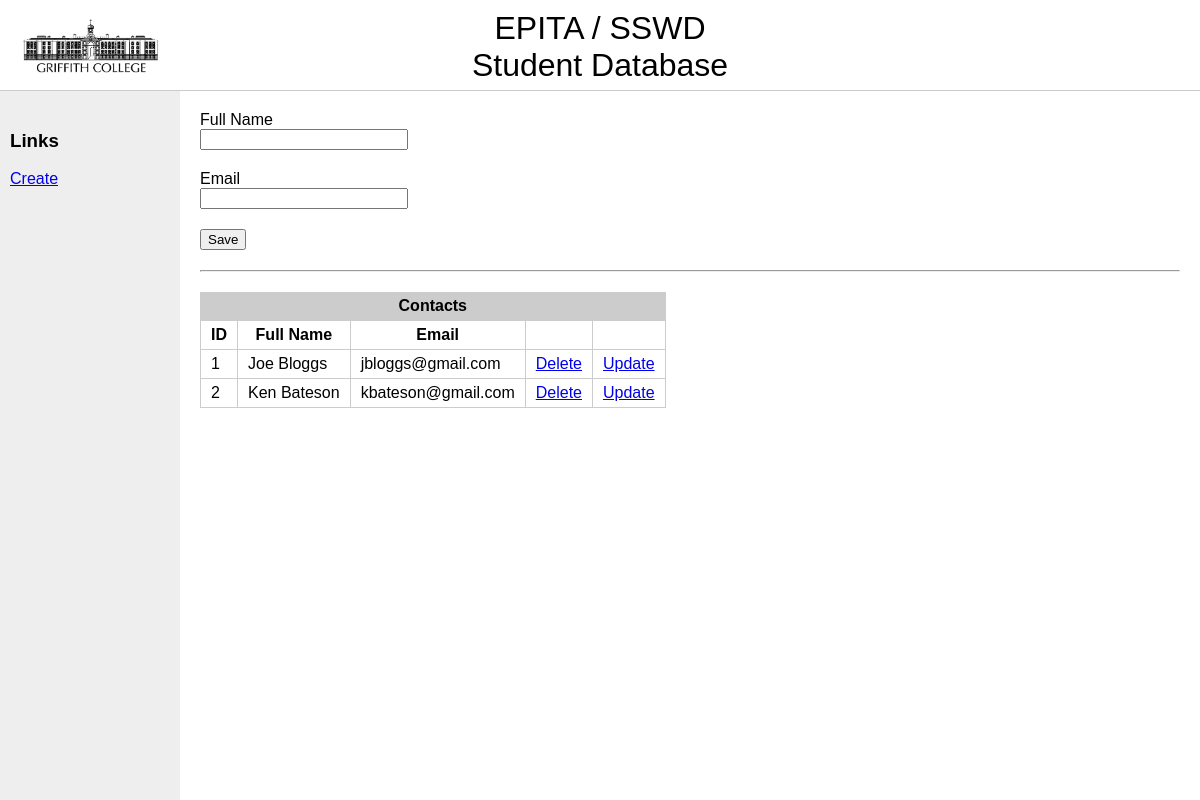
Page /xxxsample_code/collegeapp/student.php on the committed database.
### tables this page shows
CREATE TABLE IF NOT EXISTS `student` (
`id` int(7) NOT NULL,
  `fullname` varchar(50) NOT NULL,
  `email` varchar(30) NOT NULL
);

### xxxsample_code/collegeapp/inc/student_read.php (the view)
<?php
$sql = "SELECT * FROM student";
$result = mysqli_query($conn, $sql);
if ($result) {
    $num=mysqli_affected_rows($conn);
	if ($num>0) {
	   echo '<table>';
       echo '<caption>Contacts</caption>';
       echo '<thead>';
       echo '<tr>';
       echo '<th>ID</th>';
       echo '<th>Full Name</th>';
       echo '<th>Email</th>';
       echo '<th>&nbsp;</th>';
       echo '<th>&nbsp;</th>';
       echo '</thead>';
       echo '<tbody>';
	   while ($row=mysqli_fetch_array($result)) {
    	   echo '<tr>';
    	   echo '<td>'.$row["id"].'</td>';
    	   echo '<td>'.$row["fullname"].'</td>';
    	   echo '<td>'.$row["email"].'</td>';
           echo '<td><a href="student.php?delete='.$row["id"].'">Delete</a></td>';
           echo '<td><a href="student.php?id='.$row["id"].'">Update</a></td>';
    	   echo '</tr>';
       }
       echo '</tbody>';
       echo '</table>';
   } else {
    echo "<h2>0 Results</h2>";
  }
}
?>

### xxxsample_code/collegeapp/css/styles.css (style rules this page uses)
html, body { padding:0; border:0px; margin:0; font-family:arial }
table { border-collapse:collapse; border-spacing:0; margin-top:20px; }
table, th, td { border:.1em solid #ccc; }
th, td { padding:5px 10px; }
caption { background:#ccc; padding:5px; font-weight:700; }

### rows in the picture
student: id "1", fullname "Joe Bloggs", email "jbloggs@gmail.com"
student: id "2", fullname "Ken Bateson", email "kbateson@gmail.com"
